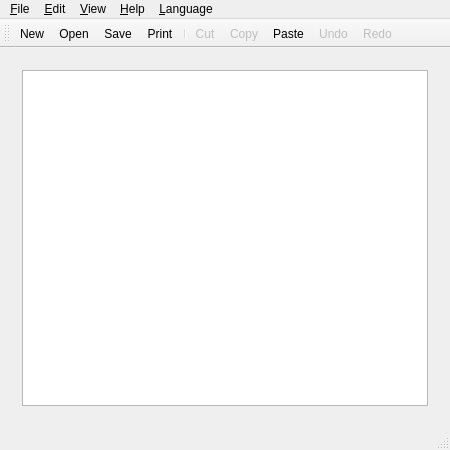
<?xml version="1.0" encoding="UTF-8"?>
<ui version="4.0">
 <class>DavidQuanTextEditor</class>
 <widget class="QMainWindow" name="DavidQuanTextEditor">
  <property name="geometry">
   <rect>
    <x>0</x>
    <y>0</y>
    <width>450</width>
    <height>450</height>
   </rect>
  </property>
  <property name="windowTitle">
   <string>DavidQuanTextEditor</string>
  </property>
  <property name="windowIcon">
   <iconset resource="icons.qrc">
    <normaloff>:/icons/images/new.png</normaloff>:/icons/images/new.png</iconset>
  </property>
  <widget class="QWidget" name="centralWidget">
   <layout class="QGridLayout" name="gridLayout">
    <item row="0" column="0">
     <widget class="QWidget" name="textWidget" native="true">
      <property name="sizePolicy">
       <sizepolicy hsizetype="MinimumExpanding" vsizetype="MinimumExpanding">
        <horstretch>3</horstretch>
        <verstretch>3</verstretch>
       </sizepolicy>
      </property>
      <layout class="QGridLayout" name="gridLayout_2">
       <item row="0" column="0">
        <widget class="QTextEdit" name="textEdit"/>
       </item>
      </layout>
     </widget>
    </item>
   </layout>
  </widget>
  <widget class="QMenuBar" name="menuBar">
   <property name="geometry">
    <rect>
     <x>0</x>
     <y>0</y>
     <width>450</width>
     <height>21</height>
    </rect>
   </property>
   <widget class="QMenu" name="menu_File">
    <property name="title">
     <string>&amp;File</string>
    </property>
    <addaction name="actionNew"/>
    <addaction name="actionOpen"/>
    <addaction name="actionSave"/>
    <addaction name="actionSaveAs"/>
    <addaction name="actionPrint"/>
    <addaction name="separator"/>
    <addaction name="actionClose"/>
    <addaction name="separator"/>
    <addaction name="actionExit"/>
   </widget>
   <widget class="QMenu" name="menu_View">
    <property name="title">
     <string>&amp;View</string>
    </property>
    <addaction name="actionSelectFont"/>
   </widget>
   <widget class="QMenu" name="menu_Help">
    <property name="title">
     <string>&amp;Help</string>
    </property>
    <addaction name="actionAbout"/>
    <addaction name="actionAbout_Qt"/>
   </widget>
   <widget class="QMenu" name="menu_Edit">
    <property name="title">
     <string>&amp;Edit</string>
    </property>
    <addaction name="actionCut"/>
    <addaction name="actionCopy"/>
    <addaction name="actionPaste"/>
    <addaction name="actionUndo"/>
    <addaction name="actionRedo"/>
   </widget>
   <widget class="QMenu" name="menu_Language">
    <property name="title">
     <string>&amp;Language</string>
    </property>
    <addaction name="actionEnglish"/>
    <addaction name="actionSpanish"/>
    <addaction name="actionSwedish"/>
   </widget>
   <addaction name="menu_File"/>
   <addaction name="menu_Edit"/>
   <addaction name="menu_View"/>
   <addaction name="menu_Help"/>
   <addaction name="menu_Language"/>
  </widget>
  <widget class="QToolBar" name="mainToolBar">
   <attribute name="toolBarArea">
    <enum>TopToolBarArea</enum>
   </attribute>
   <attribute name="toolBarBreak">
    <bool>false</bool>
   </attribute>
   <addaction name="actionNew"/>
   <addaction name="actionOpen"/>
   <addaction name="actionSave"/>
   <addaction name="actionPrint"/>
   <addaction name="separator"/>
   <addaction name="actionCut"/>
   <addaction name="actionCopy"/>
   <addaction name="actionPaste"/>
   <addaction name="actionUndo"/>
   <addaction name="actionRedo"/>
  </widget>
  <widget class="QStatusBar" name="statusBar"/>
  <action name="actionNew">
   <property name="icon">
    <iconset resource="icons.qrc">
     <normaloff>:/icons/images/new.png</normaloff>:/icons/images/new.png</iconset>
   </property>
   <property name="text">
    <string>New</string>
   </property>
   <property name="toolTip">
    <string>Create a new document</string>
   </property>
   <property name="shortcut">
    <string>Ctrl+N</string>
   </property>
  </action>
  <action name="actionClose">
   <property name="text">
    <string>Close</string>
   </property>
   <property name="toolTip">
    <string>Close current window</string>
   </property>
   <property name="shortcut">
    <string>Ctrl+W</string>
   </property>
  </action>
  <action name="actionExit">
   <property name="text">
    <string>Exit</string>
   </property>
   <property name="toolTip">
    <string>Exit application</string>
   </property>
  </action>
  <action name="actionSelectFont">
   <property name="text">
    <string>Select Font</string>
   </property>
   <property name="toolTip">
    <string>Select the display font</string>
   </property>
  </action>
  <action name="actionAbout">
   <property name="text">
    <string>About</string>
   </property>
  </action>
  <action name="actionAbout_Qt">
   <property name="text">
    <string>About Qt</string>
   </property>
  </action>
  <action name="actionCut">
   <property name="enabled">
    <bool>false</bool>
   </property>
   <property name="icon">
    <iconset resource="icons.qrc">
     <normaloff>:/icons/images/cut.png</normaloff>:/icons/images/cut.png</iconset>
   </property>
   <property name="text">
    <string>Cut</string>
   </property>
   <property name="toolTip">
    <string>Cut</string>
   </property>
   <property name="shortcut">
    <string>Ctrl+X</string>
   </property>
  </action>
  <action name="actionCopy">
   <property name="enabled">
    <bool>false</bool>
   </property>
   <property name="icon">
    <iconset resource="icons.qrc">
     <normaloff>:/icons/images/copy.png</normaloff>:/icons/images/copy.png</iconset>
   </property>
   <property name="text">
    <string>Copy</string>
   </property>
   <property name="toolTip">
    <string>Copy</string>
   </property>
   <property name="shortcut">
    <string>Ctrl+C</string>
   </property>
  </action>
  <action name="actionPaste">
   <property name="enabled">
    <bool>true</bool>
   </property>
   <property name="icon">
    <iconset resource="icons.qrc">
     <normaloff>:/icons/images/paste.png</normaloff>:/icons/images/paste.png</iconset>
   </property>
   <property name="text">
    <string>Paste</string>
   </property>
   <property name="toolTip">
    <string>Paste</string>
   </property>
   <property name="shortcut">
    <string>Ctrl+V</string>
   </property>
  </action>
  <action name="actionUndo">
   <property name="enabled">
    <bool>false</bool>
   </property>
   <property name="icon">
    <iconset resource="icons.qrc">
     <normaloff>:/icons/images/undo.png</normaloff>:/icons/images/undo.png</iconset>
   </property>
   <property name="text">
    <string>Undo</string>
   </property>
   <property name="toolTip">
    <string>Undo the last action</string>
   </property>
   <property name="shortcut">
    <string>Ctrl+Z</string>
   </property>
  </action>
  <action name="actionRedo">
   <property name="enabled">
    <bool>false</bool>
   </property>
   <property name="icon">
    <iconset resource="icons.qrc">
     <normaloff>:/icons/images/redo.png</normaloff>:/icons/images/redo.png</iconset>
   </property>
   <property name="text">
    <string>Redo</string>
   </property>
   <property name="toolTip">
    <string>Redo the last action</string>
   </property>
   <property name="shortcut">
    <string>Ctrl+Y</string>
   </property>
  </action>
  <action name="actionOpen">
   <property name="icon">
    <iconset resource="icons.qrc">
     <normaloff>:/icons/images/open.png</normaloff>:/icons/images/open.png</iconset>
   </property>
   <property name="text">
    <string>Open</string>
   </property>
   <property name="toolTip">
    <string>Open a document</string>
   </property>
   <property name="shortcut">
    <string>Ctrl+O</string>
   </property>
  </action>
  <action name="actionSave">
   <property name="icon">
    <iconset resource="icons.qrc">
     <normaloff>:/icons/images/save.png</normaloff>:/icons/images/save.png</iconset>
   </property>
   <property name="text">
    <string>Save</string>
   </property>
   <property name="toolTip">
    <string>Save document</string>
   </property>
   <property name="shortcut">
    <string>Ctrl+S</string>
   </property>
  </action>
  <action name="actionSaveAs">
   <property name="text">
    <string>Save As...</string>
   </property>
   <property name="toolTip">
    <string>Save document as</string>
   </property>
   <property name="shortcut">
    <string>Ctrl+Shift+S</string>
   </property>
  </action>
  <action name="actionPrint">
   <property name="icon">
    <iconset resource="icons.qrc">
     <normaloff>:/icons/images/printer.png</normaloff>:/icons/images/printer.png</iconset>
   </property>
   <property name="text">
    <string>Print</string>
   </property>
   <property name="toolTip">
    <string>Print the document</string>
   </property>
   <property name="shortcut">
    <string>Ctrl+P</string>
   </property>
  </action>
  <action name="actionEnglish">
   <property name="icon">
    <iconset resource="icons.qrc">
     <normaloff>:/icons/images/en.png</normaloff>:/icons/images/en.png</iconset>
   </property>
   <property name="text">
    <string>English</string>
   </property>
  </action>
  <action name="actionSpanish">
   <property name="icon">
    <iconset resource="icons.qrc">
     <normaloff>:/icons/images/es.png</normaloff>:/icons/images/es.png</iconset>
   </property>
   <property name="text">
    <string>Español</string>
   </property>
  </action>
  <action name="actionSwedish">
   <property name="icon">
    <iconset resource="icons.qrc">
     <normaloff>:/icons/images/sv.png</normaloff>:/icons/images/sv.png</iconset>
   </property>
   <property name="text">
    <string>Svenska</string>
   </property>
  </action>
 </widget>
 <layoutdefault spacing="6" margin="11"/>
 <resources>
  <include location="icons.qrc"/>
 </resources>
 <connections/>
</ui>
